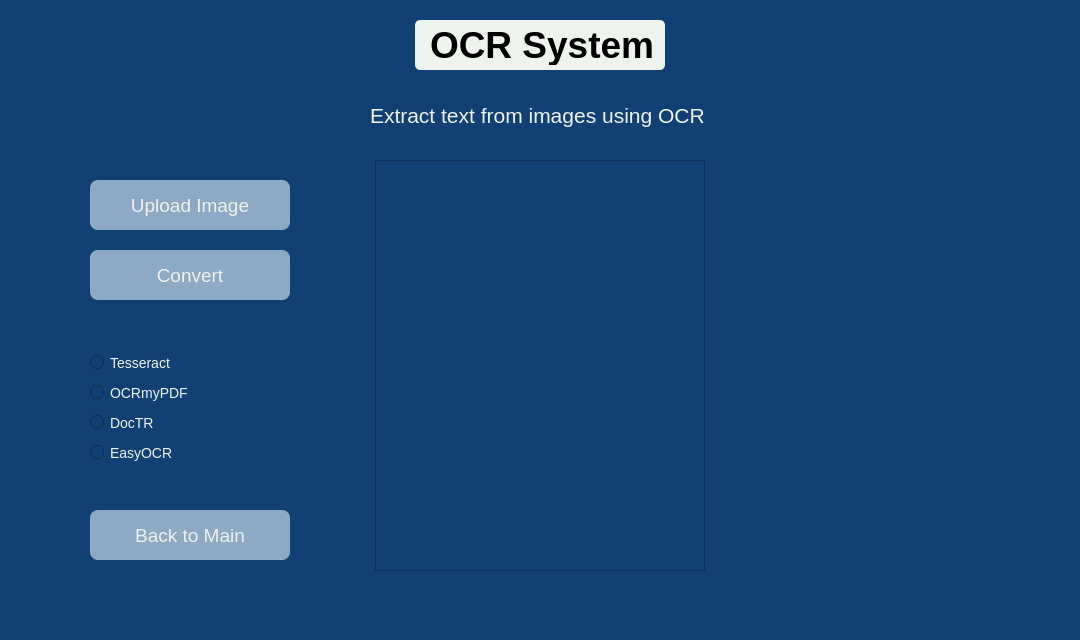
<?xml version="1.0" encoding="UTF-8"?>
<ui version="4.0">
 <class>MainWindow</class>
 <widget class="QMainWindow" name="MainWindow">
  <property name="geometry">
   <rect>
    <x>0</x>
    <y>0</y>
    <width>1080</width>
    <height>640</height>
   </rect>
  </property>
  <property name="windowTitle">
   <string>OCR_App</string>
  </property>
  <property name="styleSheet">
   <string notr="true">background-color: #134074;</string>
  </property>
  <widget class="QWidget" name="centralwidget">
   <widget class="QLabel" name="label">
    <property name="geometry">
     <rect>
      <x>415</x>
      <y>20</y>
      <width>250</width>
      <height>50</height>
     </rect>
    </property>
    <property name="font">
     <font>
      <pointsize>28</pointsize>
      <weight>75</weight>
      <bold>true</bold>
     </font>
    </property>
    <property name="styleSheet">
     <string notr="true">color: black; background-color: #eef4ed; padding: 5px; border-radius: 5px; text-align: center;</string>
    </property>
    <property name="text">
     <string>OCR System</string>
    </property>
   </widget>
   <widget class="QLabel" name="description">
    <property name="geometry">
     <rect>
      <x>370</x>
      <y>100</y>
      <width>341</width>
      <height>31</height>
     </rect>
    </property>
    <property name="font">
     <font>
      <pointsize>16</pointsize>
     </font>
    </property>
    <property name="styleSheet">
     <string notr="true">color: #eef4ed;</string>
    </property>
    <property name="text">
     <string>Extract text from images using OCR</string>
    </property>
   </widget>
   <widget class="QPushButton" name="upload_btn">
    <property name="geometry">
     <rect>
      <x>90</x>
      <y>180</y>
      <width>200</width>
      <height>50</height>
     </rect>
    </property>
    <property name="font">
     <font>
      <pointsize>14</pointsize>
     </font>
    </property>
    <property name="styleSheet">
     <string notr="true">background-color: #8da9c4; color: #eef4ed; border-radius: 8px;</string>
    </property>
    <property name="text">
     <string>Upload Image</string>
    </property>
   </widget>
   <widget class="QPushButton" name="convert_btn">
    <property name="geometry">
     <rect>
      <x>90</x>
      <y>250</y>
      <width>200</width>
      <height>50</height>
     </rect>
    </property>
    <property name="font">
     <font>
      <pointsize>14</pointsize>
     </font>
    </property>
    <property name="styleSheet">
     <string notr="true">background-color: #8da9c4; color: #eef4ed; border-radius: 8px;</string>
    </property>
    <property name="text">
     <string>Convert</string>
    </property>
   </widget>
   <widget class="QPushButton" name="back_btn">
    <property name="geometry">
     <rect>
      <x>90</x>
      <y>510</y>
      <width>200</width>
      <height>50</height>
     </rect>
    </property>
    <property name="font">
     <font>
      <pointsize>14</pointsize>
     </font>
    </property>
    <property name="styleSheet">
     <string notr="true">background-color: #8da9c4; color: #eef4ed; border-radius: 8px;</string>
    </property>
    <property name="text">
     <string>Back to Main</string>
    </property>
   </widget>
   <widget class="QRadioButton" name="tesseract_btn">
    <property name="geometry">
     <rect>
      <x>90</x>
      <y>350</y>
      <width>150</width>
      <height>25</height>
     </rect>
    </property>
    <property name="styleSheet">
     <string notr="true">color: #eef4ed; font-size: 14px;</string>
    </property>
    <property name="text">
     <string>Tesseract</string>
    </property>
   </widget>
   <widget class="QRadioButton" name="ocrmypdf_btn">
    <property name="geometry">
     <rect>
      <x>90</x>
      <y>380</y>
      <width>150</width>
      <height>25</height>
     </rect>
    </property>
    <property name="styleSheet">
     <string notr="true">color: #eef4ed; font-size: 14px;</string>
    </property>
    <property name="text">
     <string>OCRmyPDF</string>
    </property>
   </widget>
   <widget class="QRadioButton" name="doctr_btn">
    <property name="geometry">
     <rect>
      <x>90</x>
      <y>410</y>
      <width>150</width>
      <height>25</height>
     </rect>
    </property>
    <property name="styleSheet">
     <string notr="true">color: #eef4ed; font-size: 14px;</string>
    </property>
    <property name="text">
     <string>DocTR</string>
    </property>
   </widget>
   <widget class="QRadioButton" name="easyocr_btn">
    <property name="geometry">
     <rect>
      <x>90</x>
      <y>440</y>
      <width>150</width>
      <height>25</height>
     </rect>
    </property>
    <property name="styleSheet">
     <string notr="true">color: #eef4ed; font-size: 14px;</string>
    </property>
    <property name="text">
     <string>EasyOCR</string>
    </property>
   </widget>
   <widget class="ZoomableGraphicsView" name="image_view">
    <property name="geometry">
     <rect>
      <x>375</x>
      <y>160</y>
      <width>330</width>
      <height>411</height>
     </rect>
    </property>
   </widget>
  </widget>
  <widget class="QMenuBar" name="menubar">
   <property name="geometry">
    <rect>
     <x>0</x>
     <y>0</y>
     <width>1080</width>
     <height>21</height>
    </rect>
   </property>
  </widget>
  <widget class="QStatusBar" name="statusbar"/>
 </widget>
 <customwidgets>
  <customwidget>
   <class>ZoomableGraphicsView</class>
   <extends>QGraphicsView</extends>
   <header>ZoomableGraphicsView.h</header>
  </customwidget>
 </customwidgets>
 <resources/>
 <connections/>
</ui>
